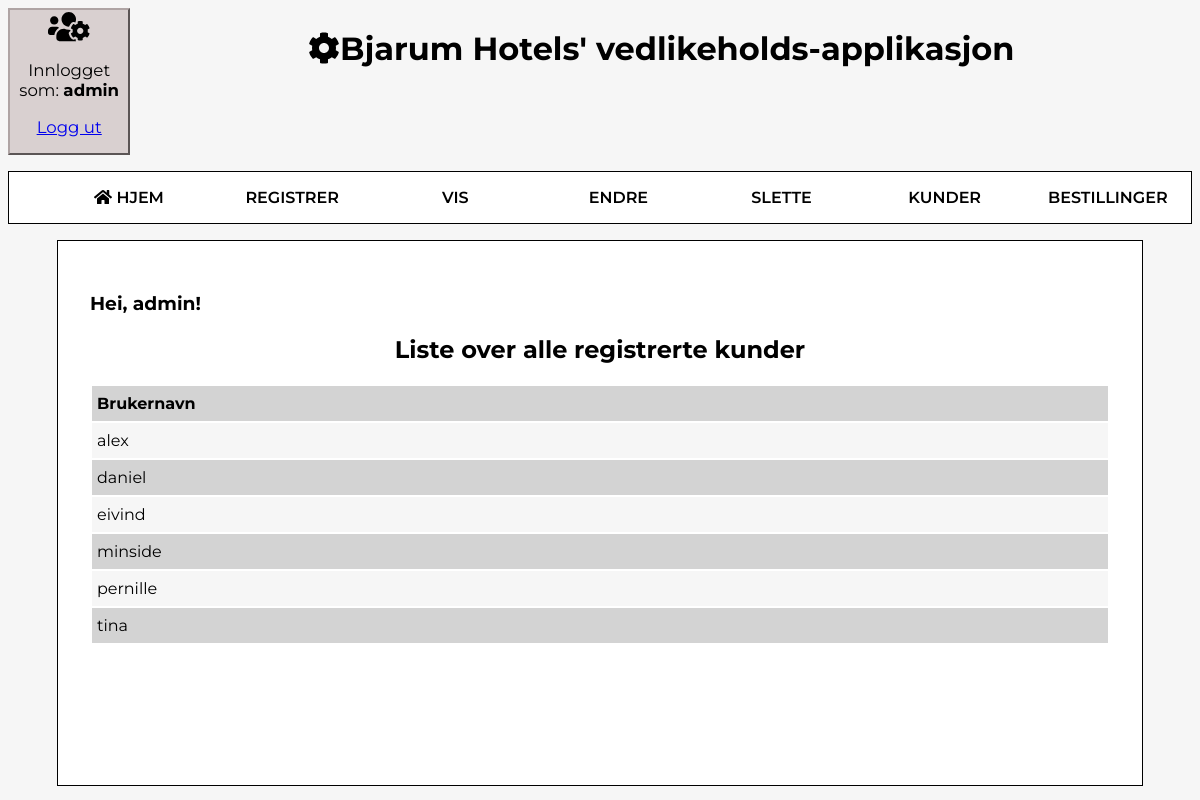
The app's page /vedlikehold/registrertekunder.php (signed in) with its own data.
### tables this page shows
CREATE TABLE bruker
(
  brukernavn    VARCHAR(55) NOT NULL,
  passord       VARCHAR(55) NOT NULL,

  CONSTRAINT brukerPK PRIMARY KEY (brukernavn)
);

### vedlikehold/registrertekunder.php (the view, shortened to what this page needs)
<?php
  include("start.php");
  require_once("db.php");
?>
<h2 id='overskrift'>Liste over alle registrerte kunder</h2>
<?php
  $sqlSetning = "SELECT * FROM bruker";
  $sqlResultat = mysqli_query($db,$sqlSetning);
  if ($sqlResultat) {
    $antallRader = mysqli_num_rows($sqlResultat);
    print("<table class='visTabell' id='tabell'>");
    print("<tr><th>Brukernavn</th></tr>");
    for ($i = 1; $i <= $antallRader; $i++) {
      $rad = mysqli_fetch_array($sqlResultat);
      $brukernavn = $rad["brukernavn"];
      print("<tr><td>$brukernavn</td></tr>");
    }
    print("</table>");
  } else {
    print("Kan ikke koble til database");
  }
  include("slutt.php");
?>

### vedlikehold/style.css (style rules this page uses)
body { background-color: #f6f6f6; font-family: 'Montserrat', sans-serif; }
h2 { text-align: center; }
.visTabell { width: 100%; }
.visTabell th { text-align: left; }
.visTabell tr { background-color: #f6f6f6; height: 35px; }
.visTabell td, .visTabell th { padding: 5px; }
.visTabell tr:nth-child(odd) { background-color: #d3d3d3; }

### records on screen
bruker: brukernavn "alex"
bruker: brukernavn "daniel"
bruker: brukernavn "eivind"
bruker: brukernavn "minside"
bruker: brukernavn "pernille"
bruker: brukernavn "tina"

### other values on screen
$_SESSION['brukernavn'] "admin"
$_SESSION['success'] "Hei, admin!"
